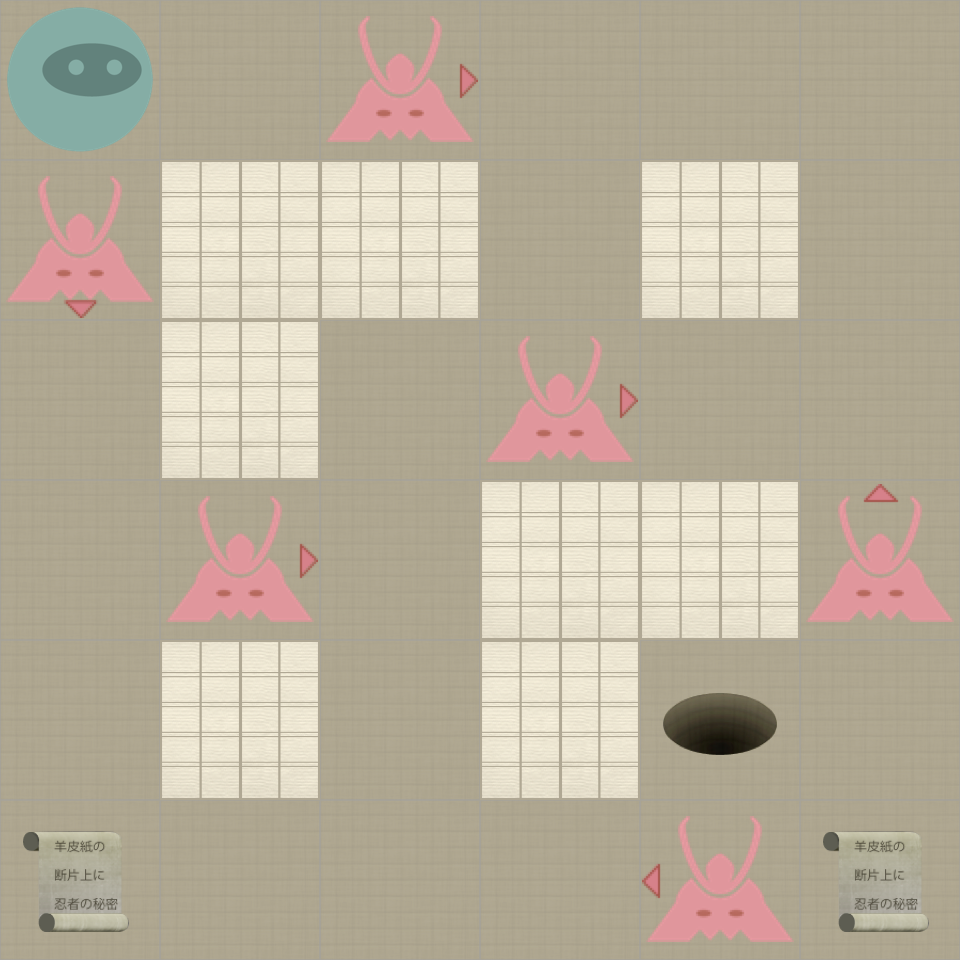

Below is a game level as drawn by its tile map, then a one-line description and the .tmx that defines it (tile-layer data replaced by summaries):
An orthogonal 6x6 tile map with 160x160 px tiles, 2 tile layers (Level, Actors).

<map version="1.0" orientation="orthogonal" width="6" height="6" tilewidth="160" tileheight="160">
 <properties>
  <property name="moves" value="16" />
 </properties>
 <tileset firstgid="1" name="tiles" tilewidth="160" tileheight="160" spacing="2" margin="2">
  <image source="tiles-ipadhd.png" width="1024" height="1024" />
  <tile id="0">
   <properties>
    <property name="actor" value="exit" />
   </properties>
  </tile>
  <tile id="2">
   <properties>
    <property name="actor" value="guard" />
    <property name="direction" value="down" />
   </properties>
  </tile>
  <tile id="3">
   <properties>
    <property name="actor" value="guard" />
    <property name="direction" value="left" />
   </properties>
  </tile>
  <tile id="4">
   <properties>
    <property name="actor" value="guard" />
    <property name="direction" value="right" />
   </properties>
  </tile>
  <tile id="5">
   <properties>
    <property name="actor" value="guard" />
    <property name="direction" value="up" />
   </properties>
  </tile>
  <tile id="7">
   <properties>
    <property name="actor" value="player" />
   </properties>
  </tile>
  <tile id="8">
   <properties>
    <property name="actor" value="scroll" />
   </properties>
  </tile>
  <tile id="9">
   <properties>
    <property name="wall" value="1" />
   </properties>
  </tile>
 </tileset>
 <layer name="Level" width="6" height="6">
  <data>[36 cells, 36 non-empty, 2 distinct tile ids]</data>
 </layer>
 <layer name="Actors" width="6" height="6">
  <data>[36 cells, 10 non-empty, 7 distinct tile ids]</data>
 </layer>
</map>
